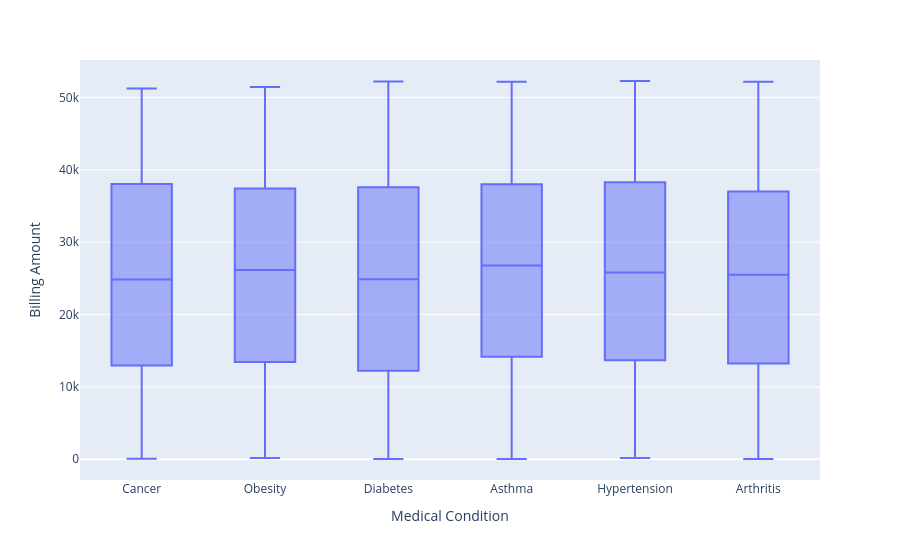

Notebook source saved alongside this figure:
### Code cell
fig = px.box(df, x ="Medical Condition", y ="Billing Amount")
fig.show()

### Figure 1 — Plotly figure (JSON) as saved in the notebook; plotly's stock layout.template omitted (floating-point values rounded to 4 significant figures; data arrays with more than 128 entries replaced by an {"elided": "..."} marker saying what was removed)
{"data": [{"alignmentgroup": "True", "hovertemplate": "Medical Condition=%{x}<br>Billing Amount=%{y}<extra></extra>", "legendgroup": "", "marker": {"color": "#636efa"}, "name": "", "notched": false, "offsetgroup": "", "orientation": "v", "showlegend": false, "type": "box", "x": {"elided": "9985 str values"}, "x0": " ", "xaxis": "x", "y": {"elided": "9985 float values"}, "y0": " ", "yaxis": "y"}], "layout": {"boxmode": "group", "legend": {"tracegroupgap": 0}, "margin": {"t": 60}, "xaxis": {"anchor": "y", "domain": [0, 1], "title": {"text": "Medical Condition"}}, "yaxis": {"anchor": "x", "domain": [0, 1], "title": {"text": "Billing Amount"}}}}
